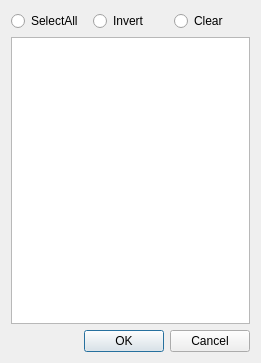
<?xml version="1.0" encoding="UTF-8"?>
<ui version="4.0">
 <class>ComicList</class>
 <widget class="QDialog" name="ComicList">
  <property name="geometry">
   <rect>
    <x>0</x>
    <y>0</y>
    <width>261</width>
    <height>363</height>
   </rect>
  </property>
  <property name="minimumSize">
   <size>
    <width>261</width>
    <height>363</height>
   </size>
  </property>
  <property name="maximumSize">
   <size>
    <width>261</width>
    <height>363</height>
   </size>
  </property>
  <property name="windowTitle">
   <string>Add Task</string>
  </property>
  <layout class="QVBoxLayout" name="verticalLayout_2">
   <item>
    <layout class="QVBoxLayout" name="verticalLayout">
     <item>
      <layout class="QHBoxLayout" name="horizontalLayout">
       <item>
        <widget class="QRadioButton" name="Radio_SelectAll">
         <property name="text">
          <string>SelectAll</string>
         </property>
        </widget>
       </item>
       <item>
        <widget class="QRadioButton" name="Radio_Invert">
         <property name="text">
          <string>Invert</string>
         </property>
        </widget>
       </item>
       <item>
        <widget class="QRadioButton" name="Radio_Clear">
         <property name="text">
          <string>Clear</string>
         </property>
        </widget>
       </item>
      </layout>
     </item>
     <item>
      <widget class="QListWidget" name="listWidget"/>
     </item>
     <item>
      <widget class="QDialogButtonBox" name="buttonBox">
       <property name="orientation">
        <enum>Qt::Horizontal</enum>
       </property>
       <property name="standardButtons">
        <set>QDialogButtonBox::Cancel|QDialogButtonBox::Ok</set>
       </property>
      </widget>
     </item>
    </layout>
   </item>
  </layout>
 </widget>
 <resources/>
 <connections>
  <connection>
   <sender>buttonBox</sender>
   <signal>accepted()</signal>
   <receiver>ComicList</receiver>
   <slot>accept()</slot>
   <hints>
    <hint type="sourcelabel">
     <x>248</x>
     <y>254</y>
    </hint>
    <hint type="destinationlabel">
     <x>157</x>
     <y>274</y>
    </hint>
   </hints>
  </connection>
  <connection>
   <sender>buttonBox</sender>
   <signal>rejected()</signal>
   <receiver>ComicList</receiver>
   <slot>reject()</slot>
   <hints>
    <hint type="sourcelabel">
     <x>316</x>
     <y>260</y>
    </hint>
    <hint type="destinationlabel">
     <x>286</x>
     <y>274</y>
    </hint>
   </hints>
  </connection>
 </connections>
</ui>
